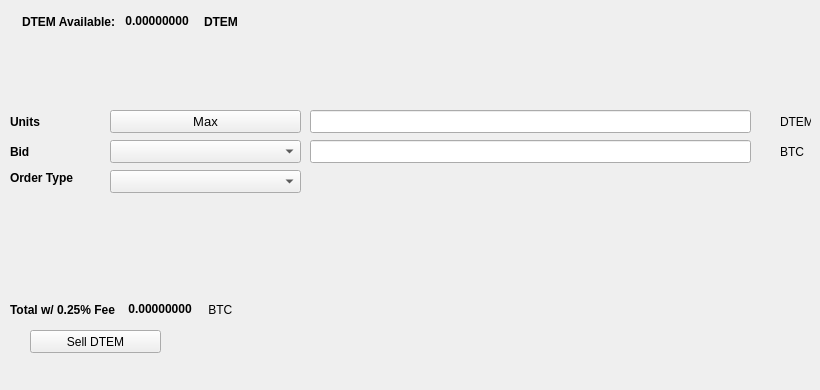
   <widget class="QWidget" name="SellTab">
    <attribute name="title">
     <string>Sell</string>
    </attribute>
    <widget class="QLabel" name="label_16">
     <property name="geometry">
      <rect>
       <x>780</x>
       <y>140</y>
       <width>31</width>
       <height>23</height>
      </rect>
     </property>
     <property name="text">
      <string>BTC</string>
     </property>
    </widget>
    <widget class="QComboBox" name="SellBidcomboBox">
     <property name="geometry">
      <rect>
       <x>110</x>
       <y>140</y>
       <width>191</width>
       <height>23</height>
      </rect>
     </property>
     <property name="font">
      <font>
       <pointsize>10</pointsize>
      </font>
     </property>
    </widget>
    <widget class="QLabel" name="label_18">
     <property name="geometry">
      <rect>
       <x>10</x>
       <y>110</y>
       <width>46</width>
       <height>23</height>
      </rect>
     </property>
     <property name="font">
      <font>
       <weight>75</weight>
       <bold>true</bold>
      </font>
     </property>
     <property name="text">
      <string>Units</string>
     </property>
    </widget>
    <widget class="QPushButton" name="Sell_Max_Amount">
     <property name="geometry">
      <rect>
       <x>110</x>
       <y>110</y>
       <width>191</width>
       <height>23</height>
      </rect>
     </property>
     <property name="font">
      <font>
       <pointsize>10</pointsize>
      </font>
     </property>
     <property name="text">
      <string>Max</string>
     </property>
    </widget>
    <widget class="QLabel" name="label_20">
     <property name="geometry">
      <rect>
       <x>10</x>
       <y>170</y>
       <width>91</width>
       <height>16</height>
      </rect>
     </property>
     <property name="font">
      <font>
       <weight>75</weight>
       <bold>true</bold>
      </font>
     </property>
     <property name="text">
      <string>Order Type</string>
     </property>
    </widget>
    <widget class="QComboBox" name="SellOrdertypeCombo">
     <property name="geometry">
      <rect>
       <x>110</x>
       <y>170</y>
       <width>191</width>
       <height>23</height>
      </rect>
     </property>
     <property name="font">
      <font>
       <pointsize>10</pointsize>
      </font>
     </property>
    </widget>
    <widget class="QLabel" name="label_21">
     <property name="geometry">
      <rect>
       <x>10</x>
       <y>140</y>
       <width>46</width>
       <height>23</height>
      </rect>
     </property>
     <property name="font">
      <font>
       <weight>75</weight>
       <bold>true</bold>
      </font>
     </property>
     <property name="text">
      <string>Bid</string>
     </property>
    </widget>
    <widget class="QLabel" name="label_22">
     <property name="geometry">
      <rect>
       <x>780</x>
       <y>110</y>
       <width>31</width>
       <height>23</height>
      </rect>
     </property>
     <property name="text">
      <string>DTEM</string>
     </property>
    </widget>
    <widget class="QLineEdit" name="UnitsInputDSTEM">
     <property name="geometry">
      <rect>
       <x>310</x>
       <y>110</y>
       <width>441</width>
       <height>23</height>
      </rect>
     </property>
     <property name="font">
      <font>
       <pointsize>9</pointsize>
       <weight>75</weight>
       <bold>true</bold>
      </font>
     </property>
    </widget>
    <widget class="QLineEdit" name="SellBidPriceEdit">
     <property name="geometry">
      <rect>
       <x>310</x>
       <y>140</y>
       <width>441</width>
       <height>23</height>
      </rect>
     </property>
     <property name="font">
      <font>
       <pointsize>9</pointsize>
       <weight>75</weight>
       <bold>true</bold>
      </font>
     </property>
    </widget>
    <widget class="QPushButton" name="SellDSTEMBTN">
     <property name="geometry">
      <rect>
       <x>30</x>
       <y>330</y>
       <width>131</width>
       <height>23</height>
      </rect>
     </property>
     <property name="text">
      <string>Sell DTEM</string>
     </property>
     <property name="icon">
      <iconset resource="../dystem.qrc">
       <normaloff>:/icons/bitcoin</normaloff>:/icons/bitcoin</iconset>
     </property>
    </widget>
    <widget class="QWidget" name="layoutWidget3">
     <property name="geometry">
      <rect>
       <x>22</x>
       <y>12</y>
       <width>258</width>
       <height>19</height>
      </rect>
     </property>
     <layout class="QHBoxLayout" name="horizontalLayout">
      <item>
       <widget class="QLabel" name="label232_2">
        <property name="font">
         <font>
          <weight>75</weight>
          <bold>true</bold>
         </font>
        </property>
        <property name="text">
         <string>DTEM Available:</string>
        </property>
       </widget>
      </item>
      <item>
       <widget class="QLabel" name="DSTEMAvailableLabel">
        <property name="palette">
         <palette>
          <active>
           <colorrole role="WindowText">
            <brush brushstyle="SolidPattern">
             <color alpha="255">
              <red>0</red>
              <green>0</green>
              <blue>0</blue>
             </color>
            </brush>
           </colorrole>
           <colorrole role="Button">
            <brush brushstyle="SolidPattern">
             <color alpha="255">
              <red>0</red>
              <green>170</green>
              <blue>0</blue>
             </color>
            </brush>
           </colorrole>
           <colorrole role="Light">
            <brush brushstyle="SolidPattern">
             <color alpha="255">
              <red>0</red>
              <green>255</green>
              <blue>0</blue>
             </color>
            </brush>
           </colorrole>
           <colorrole role="Midlight">
            <brush brushstyle="SolidPattern">
             <color alpha="255">
              <red>0</red>
              <green>212</green>
              <blue>0</blue>
             </color>
            </brush>
           </colorrole>
           <colorrole role="Dark">
            <brush brushstyle="SolidPattern">
             <color alpha="255">
              <red>0</red>
              <green>85</green>
              <blue>0</blue>
             </color>
            </brush>
           </colorrole>
           <colorrole role="Mid">
            <brush brushstyle="SolidPattern">
             <color alpha="255">
              <red>0</red>
              <green>113</green>
              <blue>0</blue>
             </color>
            </brush>
           </colorrole>
           <colorrole role="Text">
            <brush brushstyle="SolidPattern">
             <color alpha="255">
              <red>0</red>
              <green>170</green>
              <blue>0</blue>
             </color>
            </brush>
           </colorrole>
           <colorrole role="BrightText">
            <brush brushstyle="SolidPattern">
             <color alpha="255">
              <red>255</red>
              <green>255</green>
              <blue>255</blue>
             </color>
            </brush>
           </colorrole>
           <colorrole role="ButtonText">
            <brush brushstyle="SolidPattern">
             <color alpha="255">
              <red>0</red>
              <green>0</green>
              <blue>0</blue>
             </color>
            </brush>
           </colorrole>
           <colorrole role="Base">
            <brush brushstyle="SolidPattern">
             <color alpha="255">
              <red>255</red>
              <green>255</green>
              <blue>255</blue>
             </color>
            </brush>
           </colorrole>
           <colorrole role="Window">
            <brush brushstyle="SolidPattern">
             <color alpha="255">
              <red>0</red>
              <green>170</green>
              <blue>0</blue>
             </color>
            </brush>
           </colorrole>
           <colorrole role="Shadow">
            <brush brushstyle="SolidPattern">
             <color alpha="255">
              <red>0</red>
              <green>0</green>
              <blue>0</blue>
             </color>
            </brush>
           </colorrole>
           <colorrole role="AlternateBase">
            <brush brushstyle="SolidPattern">
             <color alpha="255">
              <red>127</red>
              <green>212</green>
              <blue>127</blue>
             </color>
            </brush>
           </colorrole>
           <colorrole role="ToolTipBase">
            <brush brushstyle="SolidPattern">
             <color alpha="255">
              <red>255</red>
              <green>255</green>
              <blue>220</blue>
             </color>
            </brush>
           </colorrole>
           <colorrole role="ToolTipText">
            <brush brushstyle="SolidPattern">
             <color alpha="255">
              <red>0</red>
              <green>0</green>
              <blue>0</blue>
             </color>
            </brush>
           </colorrole>
          </active>
          <inactive>
           <colorrole role="WindowText">
            <brush brushstyle="SolidPattern">
             <color alpha="255">
              <red>0</red>
              <green>0</green>
              <blue>0</blue>
             </color>
            </brush>
           </colorrole>
           <colorrole role="Button">
            <brush brushstyle="SolidPattern">
             <color alpha="255">
              <red>0</red>
              <green>170</green>
              <blue>0</blue>
             </color>
            </brush>
           </colorrole>
           <colorrole role="Light">
            <brush brushstyle="SolidPattern">
             <color alpha="255">
              <red>0</red>
              <green>255</green>
              <blue>0</blue>
             </color>
            </brush>
           </colorrole>
           <colorrole role="Midlight">
            <brush brushstyle="SolidPattern">
             <color alpha="255">
              <red>0</red>
              <green>212</green>
              <blue>0</blue>
             </color>
            </brush>
           </colorrole>
           <colorrole role="Dark">
            <brush brushstyle="SolidPattern">
             <color alpha="255">
              <red>0</red>
              <green>85</green>
              <blue>0</blue>
             </color>
            </brush>
           </colorrole>
           <colorrole role="Mid">
            <brush brushstyle="SolidPattern">
             <color alpha="255">
              <red>0</red>
              <green>113</green>
              <blue>0</blue>
             </color>
            </brush>
           </colorrole>
           <colorrole role="Text">
            <brush brushstyle="SolidPattern">
             <color alpha="255">
              <red>0</red>
              <green>170</green>
              <blue>0</blue>
             </color>
            </brush>
           </colorrole>
           <colorrole role="BrightText">
            <brush brushstyle="SolidPattern">
             <color alpha="255">
              <red>255</red>
              <green>255</green>
              <blue>255</blue>
             </color>
            </brush>
           </colorrole>
           <colorrole role="ButtonText">
            <brush brushstyle="SolidPattern">
             <color alpha="255">
              <red>0</red>
              <green>0</green>
              <blue>0</blue>
             </color>
            </brush>
           </colorrole>
           <colorrole role="Base">
            <brush brushstyle="SolidPattern">
             <color alpha="255">
              <red>255</red>
              <green>255</green>
              <blue>255</blue>
             </color>
            </brush>
           </colorrole>
           <colorrole role="Window">
            <brush brushstyle="SolidPattern">
             <color alpha="255">
              <red>0</red>
              <green>170</green>
              <blue>0</blue>
             </color>
            </brush>
           </colorrole>
           <colorrole role="Shadow">
            <brush brushstyle="SolidPattern">
             <color alpha="255">
              <red>0</red>
              <green>0</green>
              <blue>0</blue>
             </color>
            </brush>
           </colorrole>
           <colorrole role="AlternateBase">
            <brush brushstyle="SolidPattern">
             <color alpha="255">
              <red>127</red>
              <green>212</green>
              <blue>127</blue>
             </color>
            </brush>
           </colorrole>
           <colorrole role="ToolTipBase">
            <brush brushstyle="SolidPattern">
             <color alpha="255">
              <red>255</red>
              <green>255</green>
              <blue>220</blue>
             </color>
            </brush>
           </colorrole>
           <colorrole role="ToolTipText">
            <brush brushstyle="SolidPattern">
             <color alpha="255">
              <red>0</red>
              <green>0</green>
              <blue>0</blue>
             </color>
            </brush>
           </colorrole>
          </inactive>
          <disabled>
           <colorrole role="WindowText">
            <brush brushstyle="SolidPattern">
             <color alpha="255">
              <red>0</red>
              <green>85</green>
              <blue>0</blue>
             </color>
            </brush>
           </colorrole>
           <colorrole role="Button">
            <brush brushstyle="SolidPattern">
             <color alpha="255">
              <red>0</red>
              <green>170</green>
              <blue>0</blue>
             </color>
            </brush>
           </colorrole>
           <colorrole role="Light">
            <brush brushstyle="SolidPattern">
             <color alpha="255">
              <red>0</red>
              <green>255</green>
              <blue>0</blue>
             </color>
            </brush>
           </colorrole>
           <colorrole role="Midlight">
            <brush brushstyle="SolidPattern">
             <color alpha="255">
              <red>0</red>
              <green>212</green>
              <blue>0</blue>
             </color>
            </brush>
           </colorrole>
           <colorrole role="Dark">
            <brush brushstyle="SolidPattern">
             <color alpha="255">
              <red>0</red>
              <green>85</green>
              <blue>0</blue>
             </color>
            </brush>
           </colorrole>
           <colorrole role="Mid">
            <brush brushstyle="SolidPattern">
             <color alpha="255">
              <red>0</red>
              <green>113</green>
              <blue>0</blue>
             </color>
            </brush>
           </colorrole>
           <colorrole role="Text">
            <brush brushstyle="SolidPattern">
             <color alpha="255">
              <red>0</red>
              <green>85</green>
              <blue>0</blue>
             </color>
            </brush>
           </colorrole>
           <colorrole role="BrightText">
            <brush brushstyle="SolidPattern">
             <color alpha="255">
              <red>255</red>
              <green>255</green>
              <blue>255</blue>
             </color>
            </brush>
           </colorrole>
           <colorrole role="ButtonText">
            <brush brushstyle="SolidPattern">
             <color alpha="255">
              <red>0</red>
              <green>85</green>
              <blue>0</blue>
             </color>
            </brush>
           </colorrole>
           <colorrole role="Base">
            <brush brushstyle="SolidPattern">
             <color alpha="255">
              <red>0</red>
              <green>170</green>
              <blue>0</blue>
             </color>
            </brush>
           </colorrole>
           <colorrole role="Window">
            <brush brushstyle="SolidPattern">
             <color alpha="255">
              <red>0</red>
              <green>170</green>
              <blue>0</blue>
             </color>
            </brush>
           </colorrole>
           <colorrole role="Shadow">
            <brush brushstyle="SolidPattern">
             <color alpha="255">
              <red>0</red>
              <green>0</green>
              <blue>0</blue>
             </color>
            </brush>
           </colorrole>
           <colorrole role="AlternateBase">
            <brush brushstyle="SolidPattern">
             <color alpha="255">
              <red>0</red>
              <green>170</green>
              <blue>0</blue>
             </color>
            </brush>
           </colorrole>
           <colorrole role="ToolTipBase">
            <brush brushstyle="SolidPattern">
             <color alpha="255">
              <red>255</red>
              <green>255</green>
              <blue>220</blue>
             </color>
            </brush>
           </colorrole>
           <colorrole role="ToolTipText">
            <brush brushstyle="SolidPattern">
             <color alpha="255">
              <red>0</red>
              <green>0</green>
              <blue>0</blue>
             </color>
            </brush>
           </colorrole>
          </disabled>
         </palette>
        </property>
        <property name="font">
         <font>
          <weight>75</weight>
          <bold>true</bold>
         </font>
        </property>
        <property name="text">
         <string> 0.00000000 </string>
        </property>
        <property name="textInteractionFlags">
         <set>Qt::LinksAccessibleByMouse|Qt::TextSelectableByKeyboard|Qt::TextSelectableByMouse</set>
        </property>
       </widget>
      </item>
      <item>
       <widget class="QLabel" name="labelDSTEM">
        <property name="font">
         <font>
          <weight>75</weight>
          <bold>true</bold>
         </font>
        </property>
        <property name="text">
         <string>DTEM</string>
        </property>
       </widget>
      </item>
     </layout>
    </widget>
    <widget class="QWidget" name="layoutWidget">
     <property name="geometry">
      <rect>
       <x>10</x>
       <y>300</y>
       <width>268</width>
       <height>19</height>
      </rect>
     </property>
     <layout class="QHBoxLayout" name="horizontalLayout_2">
      <item>
       <widget class="QLabel" name="label_19">
        <property name="font">
         <font>
          <weight>75</weight>
          <bold>true</bold>
         </font>
        </property>
        <property name="text">
         <string>Total w/ 0.25% Fee </string>
        </property>
       </widget>
      </item>
      <item>
       <widget class="QLabel" name="SellCostLabel">
        <property name="palette">
         <palette>
          <active>
           <colorrole role="WindowText">
            <brush brushstyle="SolidPattern">
             <color alpha="255">
              <red>0</red>
              <green>0</green>
              <blue>0</blue>
             </color>
            </brush>
           </colorrole>
           <colorrole role="Button">
            <brush brushstyle="SolidPattern">
             <color alpha="255">
              <red>0</red>
              <green>170</green>
              <blue>0</blue>
             </color>
            </brush>
           </colorrole>
           <colorrole role="Light">
            <brush brushstyle="SolidPattern">
             <color alpha="255">
              <red>0</red>
              <green>255</green>
              <blue>0</blue>
             </color>
            </brush>
           </colorrole>
           <colorrole role="Midlight">
            <brush brushstyle="SolidPattern">
             <color alpha="255">
              <red>0</red>
              <green>212</green>
              <blue>0</blue>
             </color>
            </brush>
           </colorrole>
           <colorrole role="Dark">
            <brush brushstyle="SolidPattern">
             <color alpha="255">
              <red>0</red>
              <green>85</green>
              <blue>0</blue>
             </color>
            </brush>
           </colorrole>
           <colorrole role="Mid">
            <brush brushstyle="SolidPattern">
             <color alpha="255">
              <red>0</red>
              <green>113</green>
              <blue>0</blue>
             </color>
            </brush>
           </colorrole>
           <colorrole role="Text">
            <brush brushstyle="SolidPattern">
             <color alpha="255">
              <red>0</red>
              <green>170</green>
              <blue>0</blue>
             </color>
            </brush>
           </colorrole>
           <colorrole role="BrightText">
            <brush brushstyle="SolidPattern">
             <color alpha="255">
              <red>255</red>
              <green>255</green>
              <blue>255</blue>
             </color>
            </brush>
           </colorrole>
           <colorrole role="ButtonText">
            <brush brushstyle="SolidPattern">
             <color alpha="255">
              <red>0</red>
              <green>0</green>
              <blue>0</blue>
             </color>
            </brush>
           </colorrole>
           <colorrole role="Base">
            <brush brushstyle="SolidPattern">
             <color alpha="255">
              <red>255</red>
              <green>255</green>
              <blue>255</blue>
             </color>
            </brush>
           </colorrole>
           <colorrole role="Window">
            <brush brushstyle="SolidPattern">
             <color alpha="255">
              <red>0</red>
              <green>170</green>
              <blue>0</blue>
             </color>
            </brush>
           </colorrole>
           <colorrole role="Shadow">
            <brush brushstyle="SolidPattern">
             <color alpha="255">
              <red>0</red>
              <green>0</green>
              <blue>0</blue>
             </color>
            </brush>
           </colorrole>
           <colorrole role="AlternateBase">
            <brush brushstyle="SolidPattern">
             <color alpha="255">
              <red>127</red>
              <green>212</green>
              <blue>127</blue>
             </color>
            </brush>
           </colorrole>
           <colorrole role="ToolTipBase">
            <brush brushstyle="SolidPattern">
             <color alpha="255">
              <red>255</red>
              <green>255</green>
              <blue>220</blue>
             </color>
            </brush>
           </colorrole>
           <colorrole role="ToolTipText">
            <brush brushstyle="SolidPattern">
             <color alpha="255">
              <red>0</red>
              <green>0</green>
              <blue>0</blue>
             </color>
            </brush>
           </colorrole>
          </active>
          <inactive>
           <colorrole role="WindowText">
            <brush brushstyle="SolidPattern">
             <color alpha="255">
              <red>0</red>
              <green>0</green>
              <blue>0</blue>
             </color>
            </brush>
           </colorrole>
           <colorrole role="Button">
            <brush brushstyle="SolidPattern">
             <color alpha="255">
              <red>0</red>
              <green>170</green>
              <blue>0</blue>
             </color>
            </brush>
           </colorrole>
           <colorrole role="Light">
            <brush brushstyle="SolidPattern">
             <color alpha="255">
              <red>0</red>
              <green>255</green>
              <blue>0</blue>
             </color>
            </brush>
           </colorrole>
           <colorrole role="Midlight">
            <brush brushstyle="SolidPattern">
             <color alpha="255">
              <red>0</red>
              <green>212</green>
              <blue>0</blue>
             </color>
            </brush>
           </colorrole>
           <colorrole role="Dark">
            <brush brushstyle="SolidPattern">
             <color alpha="255">
              <red>0</red>
              <green>85</green>
              <blue>0</blue>
             </color>
            </brush>
           </colorrole>
           <colorrole role="Mid">
            <brush brushstyle="SolidPattern">
             <color alpha="255">
              <red>0</red>
              <green>113</green>
              <blue>0</blue>
             </color>
            </brush>
           </colorrole>
           <colorrole role="Text">
            <brush brushstyle="SolidPattern">
             <color alpha="255">
              <red>0</red>
              <green>170</green>
              <blue>0</blue>
             </color>
            </brush>
           </colorrole>
           <colorrole role="BrightText">
            <brush brushstyle="SolidPattern">
             <color alpha="255">
              <red>255</red>
              <green>255</green>
              <blue>255</blue>
             </color>
            </brush>
           </colorrole>
           <colorrole role="ButtonText">
            <brush brushstyle="SolidPattern">
             <color alpha="255">
              <red>0</red>
              <green>0</green>
              <blue>0</blue>
             </color>
            </brush>
           </colorrole>
           <colorrole role="Base">
            <brush brushstyle="SolidPattern">
             <color alpha="255">
              <red>255</red>
              <green>255</green>
              <blue>255</blue>
             </color>
            </brush>
           </colorrole>
           <colorrole role="Window">
            <brush brushstyle="SolidPattern">
             <color alpha="255">
              <red>0</red>
              <green>170</green>
              <blue>0</blue>
             </color>
            </brush>
           </colorrole>
           <colorrole role="Shadow">
            <brush brushstyle="SolidPattern">
             <color alpha="255">
              <red>0</red>
              <green>0</green>
              <blue>0</blue>
             </color>
            </brush>
           </colorrole>
           <colorrole role="AlternateBase">
            <brush brushstyle="SolidPattern">
             <color alpha="255">
              <red>127</red>
              <green>212</green>
              <blue>127</blue>
             </color>
            </brush>
           </colorrole>
           <colorrole role="ToolTipBase">
            <brush brushstyle="SolidPattern">
             <color alpha="255">
              <red>255</red>
              <green>255</green>
              <blue>220</blue>
             </color>
            </brush>
           </colorrole>
           <colorrole role="ToolTipText">
            <brush brushstyle="SolidPattern">
             <color alpha="255">
              <red>0</red>
              <green>0</green>
              <blue>0</blue>
             </color>
            </brush>
           </colorrole>
          </inactive>
          <disabled>
           <colorrole role="WindowText">
            <brush brushstyle="SolidPattern">
             <color alpha="255">
              <red>0</red>
              <green>85</green>
              <blue>0</blue>
             </color>
            </brush>
           </colorrole>
           <colorrole role="Button">
            <brush brushstyle="SolidPattern">
             <color alpha="255">
              <red>0</red>
              <green>170</green>
              <blue>0</blue>
             </color>
            </brush>
           </colorrole>
           <colorrole role="Light">
            <brush brushstyle="SolidPattern">
             <color alpha="255">
              <red>0</red>
              <green>255</green>
              <blue>0</blue>
             </color>
            </brush>
           </colorrole>
           <colorrole role="Midlight">
            <brush brushstyle="SolidPattern">
             <color alpha="255">
              <red>0</red>
              <green>212</green>
              <blue>0</blue>
             </color>
            </brush>
           </colorrole>
           <colorrole role="Dark">
            <brush brushstyle="SolidPattern">
             <color alpha="255">
              <red>0</red>
              <green>85</green>
              <blue>0</blue>
             </color>
            </brush>
           </colorrole>
           <colorrole role="Mid">
            <brush brushstyle="SolidPattern">
             <color alpha="255">
              <red>0</red>
              <green>113</green>
              <blue>0</blue>
             </color>
            </brush>
           </colorrole>
           <colorrole role="Text">
            <brush brushstyle="SolidPattern">
             <color alpha="255">
              <red>0</red>
              <green>85</green>
              <blue>0</blue>
             </color>
            </brush>
           </colorrole>
           <colorrole role="BrightText">
            <brush brushstyle="SolidPattern">
             <color alpha="255">
              <red>255</red>
              <green>255</green>
              <blue>255</blue>
             </color>
            </brush>
           </colorrole>
           <colorrole role="ButtonText">
            <brush brushstyle="SolidPattern">
             <color alpha="255">
              <red>0</red>
              <green>85</green>
              <blue>0</blue>
             </color>
            </brush>
           </colorrole>
           <colorrole role="Base">
            <brush brushstyle="SolidPattern">
             <color alpha="255">
              <red>0</red>
              <green>170</green>
              <blue>0</blue>
             </color>
            </brush>
           </colorrole>
           <colorrole role="Window">
            <brush brushstyle="SolidPattern">
             <color alpha="255">
              <red>0</red>
              <green>170</green>
              <blue>0</blue>
             </color>
            </brush>
           </colorrole>
           <colorrole role="Shadow">
            <brush brushstyle="SolidPattern">
             <color alpha="255">
              <red>0</red>
              <green>0</green>
              <blue>0</blue>
             </color>
            </brush>
           </colorrole>
           <colorrole role="AlternateBase">
            <brush brushstyle="SolidPattern">
             <color alpha="255">
              <red>0</red>
              <green>170</green>
              <blue>0</blue>
             </color>
            </brush>
           </colorrole>
           <colorrole role="ToolTipBase">
            <brush brushstyle="SolidPattern">
             <color alpha="255">
              <red>255</red>
              <green>255</green>
              <blue>220</blue>
             </color>
            </brush>
           </colorrole>
           <colorrole role="ToolTipText">
            <brush brushstyle="SolidPattern">
             <color alpha="255">
              <red>0</red>
              <green>0</green>
              <blue>0</blue>
             </color>
            </brush>
           </colorrole>
          </disabled>
         </palette>
        </property>
        <property name="font">
         <font>
          <weight>75</weight>
          <bold>true</bold>
         </font>
        </property>
        <property name="autoFillBackground">
         <bool>false</bool>
        </property>
        <property name="text">
         <string> 0.00000000</string>
        </property>
        <property name="textInteractionFlags">
         <set>Qt::LinksAccessibleByMouse|Qt::TextSelectableByMouse</set>
        </property>
       </widget>
      </item>
      <item>
       <widget class="QLabel" name="label_17">
        <property name="font">
         <font>
          <weight>50</weight>
          <bold>false</bold>
         </font>
        </property>
        <property name="text">
         <string> BTC</string>
        </property>
       </widget>
      </item>
     </layout>
    </widget>
    <widget class="QLabel" name="label_23">
     <property name="geometry">
      <rect>
       <x>460</x>
       <y>300</y>
       <width>281</width>
       <height>81</height>
      </rect>
     </property>
     <property name="text">
      <string/>
     </property>
     <property name="pixmap">
      <pixmap>:/images/bittrex</pixmap>
     </property>
    </widget>
   </widget>
